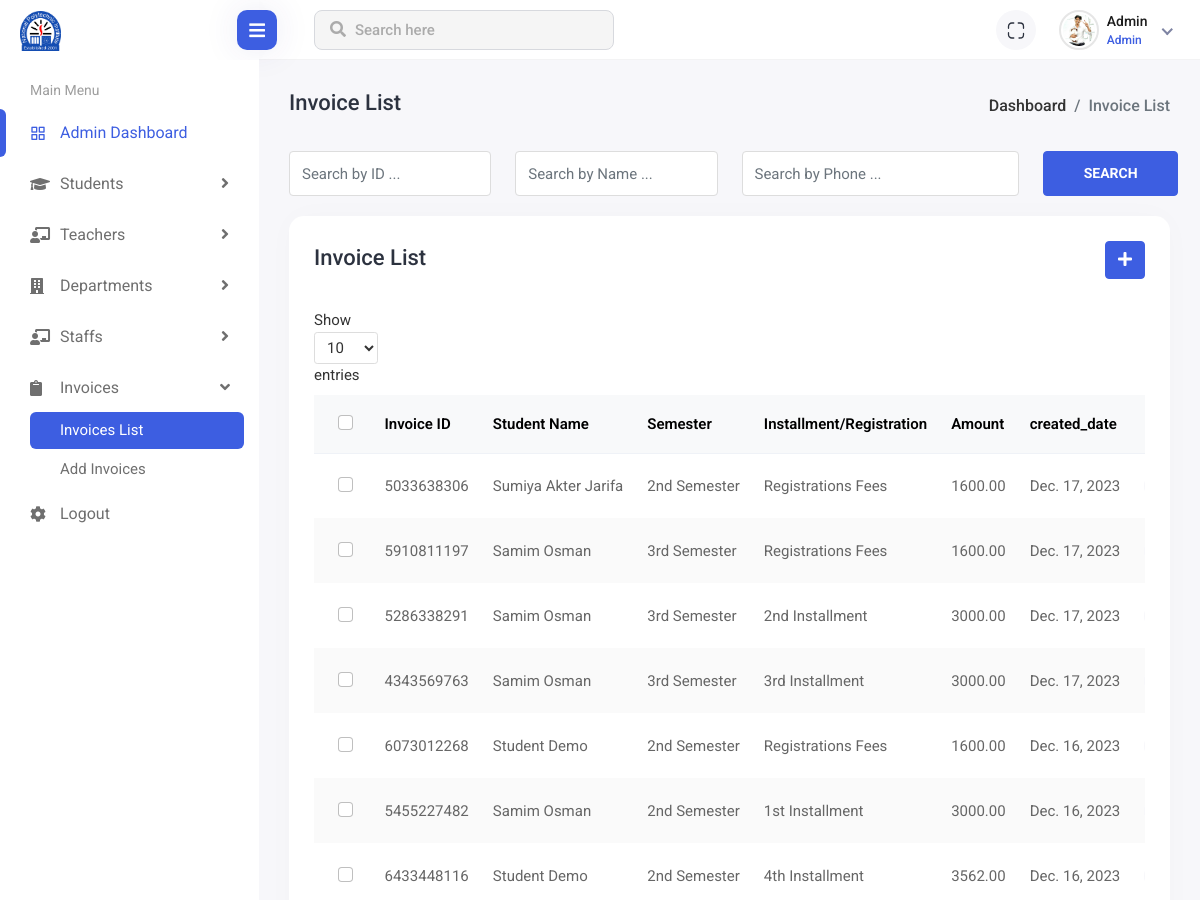
Page /student/invoice-list/ (signed in, upper part) on the earlier database version.
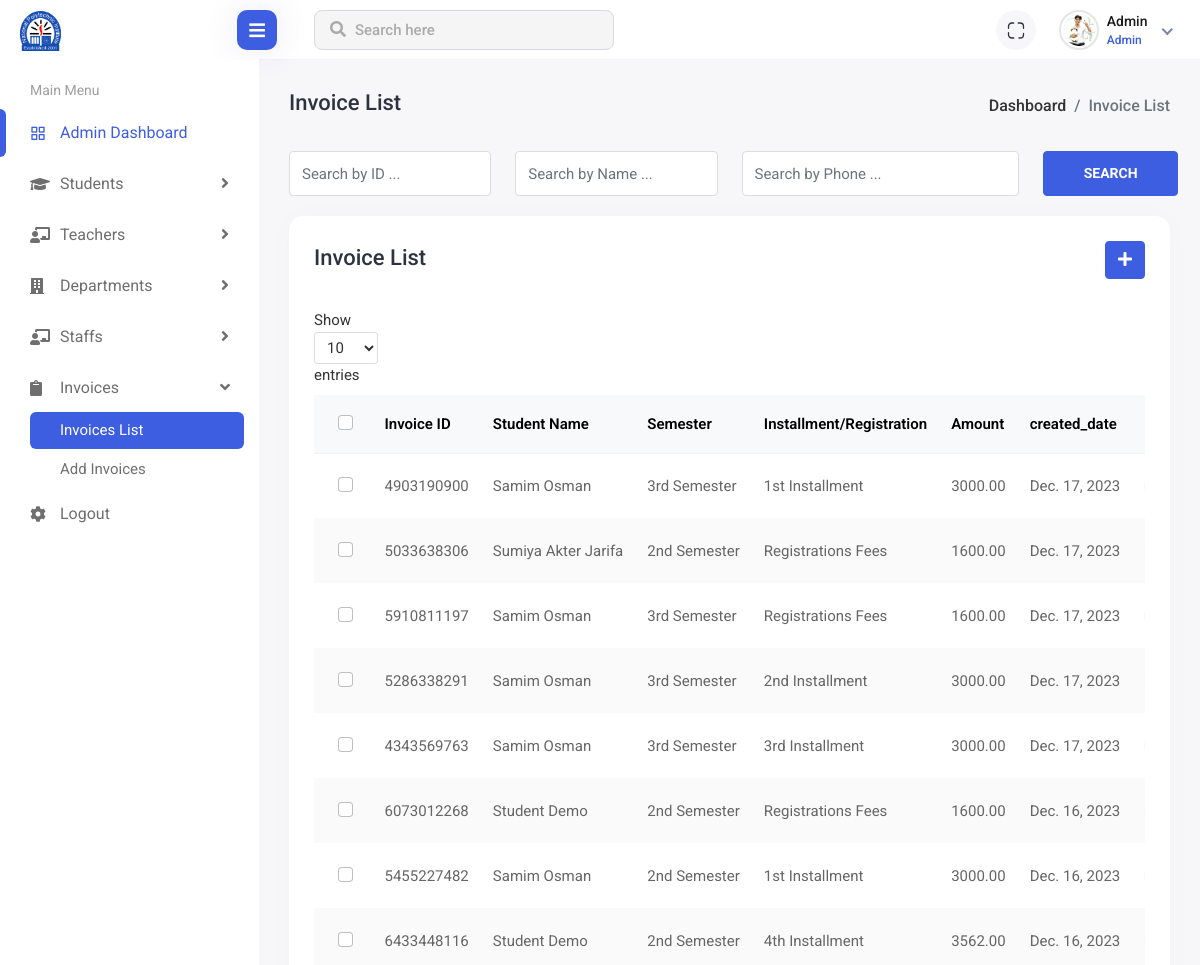
Same page on the later database version.
### student/models.py (models this page shows, shortened)
class Invoice(models.Model):
    student = models.ForeignKey(student, on_delete=models.DO_NOTHING)
    semester = models.ForeignKey(Semesters, on_delete=models.DO_NOTHING, blank=True, null=True)
    installment = models.ForeignKey(Installments, on_delete=models.DO_NOTHING, blank=True, null=True)
    registration_fees = models.ForeignKey(Registration_fees, on_delete=models.DO_NOTHING, blank=True, null=True)
    Invoice_id = models.CharField(max_length=10)
    amount = models.DecimalField(max_digits=10, decimal_places=2)
    created_date = models.DateField(auto_now_add=True)

class Semesters(models.Model):
    TITLE = (
        ('1st Semester', '1st Semester'),
        ('2nd Semester', '2nd Semester'),
        ('3rd Semester', '3rd Semester'),
        ('4th Semester', '4th Semester'),
        ('5th Semester', '5th Semester'),
        ('6th Semester', '6th Semester'),
        ('7th Semester', '7th Semester'),
        ('8th Semester', '8th Semester'),
        )
    Student = models.ForeignKey(student, on_delete=models.CASCADE, related_name="Students")
    title = models.CharField(choices=TITLE, max_length=50)
    start_date = models.DateField(auto_now_add=True)
    result = models.FloatField(max_length=5, blank=True, null=True)
    is_complete = models.BooleanField(default=False)
    def __str__(self) -> str:
        return self.title
    class Meta:
        ordering = ['title']

class Registration_fees(models.Model):
    PAYMENT_METHOD = (
        ('Cash', 'Cash'),
        ('Bkash', 'Bkash'),
        ('Others', 'Others'),
    )
    Student = models.ForeignKey(student, on_delete=models.DO_NOTHING, related_name='Student')
    semester = models.ForeignKey(Semesters, on_delete=models.DO_NOTHING, related_name='Registration_fees_semester')
    title = models.CharField(max_length=50, default="Registrations Fees")
    amount = models.DecimalField(decimal_places=2, max_digits=10)
    pay_date = models.DateField(blank=True, null=True)
    is_paid = models.BooleanField(default=False)
    payment_method = models.CharField(choices=PAYMENT_METHOD, max_length=15, blank=True, null=False)

class Installments(models.Model):
    TITLE = (
        ('1st Installment', '1st Installment'),
        ('2nd Installment', '2nd Installment'),
        ('3rd Installment', '3rd Installment'),
        ('4th Installment', '4th Installment'),
    )
    PAYMENT_METHOD = (
        ('Cash', 'Cash'),
        ('Bkash', 'Bkash'),
        ('Others', 'Others'),
    )
    semester = models.ForeignKey(Semesters, on_delete=models.CASCADE, related_name="Semester")
    title = models.CharField(choices=TITLE, max_length=50)
    amount = models.PositiveIntegerField(default=3750)
    discount = models.PositiveIntegerField(default=0)
    created_date = models.DateTimeField(auto_now_add=True)
    payment_method = models.CharField(choices=PAYMENT_METHOD, max_length=15, blank=True, null=False)
    is_paid = models.BooleanField(default=False)
    def __str__(self) -> str:
        return self.title
    class Meta:
        ordering = ['-created_date']

### account/models.py (models this page shows, shortened)
class User(AbstractBaseUser, PermissionsMixin):
    email = models.EmailField(max_length=50, blank=False, unique=True)
    username = models.CharField(max_length=40, validators=[UnicodeUsernameValidator], unique=True)
    is_active = models.BooleanField(default=True)
    is_staff = models.BooleanField(default=False)
    is_superuser = models.BooleanField(default=False)
    date_joined = models.DateTimeField(auto_now_add=True)
    objects = UserManager()
    is_student = models.BooleanField(default=False)
    is_teacher = models.BooleanField(default=False)
    is_adminstaff = models.BooleanField(default=False)
    USERNAME_FIELD = 'username'
    REQUIRED_FIELDS = ['email',]
    class Meta:
        ordering = ['-date_joined']

class student(User):
    GENDER = (
        ('Male', 'Male'),
        ('Female', 'Female'),
        ('Others', 'Others'),
    )
    RELIGION = (
        ('Islam', 'Islam'),
        ('Hindu', 'Hindu'),
        ('Chirstian', 'Chirstian'),
        ('Buddist', 'Buddist'),
        ('Others', 'Others'),
    )
    BLOOD_GROUP = (
        ('A+', 'A+'),
        ('A-', 'A-'),
        ('B+', 'B+'),
        ('B-', 'B-'),
        ('O+', 'O+'),
        ('O-', 'O-'),
        ('AB+', 'AB+'),
        ('AB-', 'AB-'),
    )
    first_name = models.CharField(max_length=20)
    last_name = models.CharField(max_length=20)
    address = models.TextField(blank=True)
    gender = models.CharField(choices=GENDER, max_length=10, blank=True, null=False)
    date_of_birth = models.DateField(blank=True, null=False)
    blood_group = models.CharField(choices=BLOOD_GROUP, max_length=5, blank=True, null=False)
    roll_no = models.PositiveIntegerField(blank=True)
    religion = models.CharField(choices=RELIGION, max_length=10, blank=True, null=False)
    phone_number = models.TextField()
    student_image = models.ImageField(upload_to='student/img/', blank=True, null=False)
    department = models.ForeignKey(Department, on_delete=models.CASCADE, related_name='student_deparment', blank=True, null=True)
    semester = models.CharField(max_length=40)
    tuition_fees_discount = models.IntegerField(blank=True, null=True)
    otp_token = models.CharField(max_length=6, blank=True, null=True)
    is_varified = models.BooleanField(default=False)

### student/views.py (the view)
# urls.py: path('invoice-list/', invoice_list, name='invoice_list'),
@login_required(login_url='login')
def invoice_list(request):
    invoices = Invoice.objects.all().order_by('-id')
    context = {'invoices': invoices}
    return render(request, 'fees/invoice_list.html', context)

### templates/fees/invoice_list.html (shortened to what the changed rows need)
{% extends '../base/base.html' %}
{% load static %}
{% block body_content %}
<div class="content container-fluid">
    <div class="row">
        <div class="col-sm-12">
            <div class="card card-table comman-shadow">
                <div class="card-body">
                    <div class="table-responsive">
                        <div id="DataTables_Table_0_wrapper" class="dataTables_wrapper dt-bootstrap4 no-footer">
                            <div class="row">
                                <div class="col-sm-12">
                                    <table
                                        class="table border-0 star-student table-hover table-center mb-0 datatable table-striped dataTable no-footer"
                                        id="DataTables_Table_0" role="grid" aria-describedby="DataTables_Table_0_info">
                                        <thead class="student-thread">
                                            <tr>
                                                <th>
                                                    <div class="form-check check-tables">
                                                        <input class="form-check-input" type="checkbox"
                                                            value="something">
                                                    </div>
                                                </th>
                                                <th>Invoice ID</th>
                                                <th>Student Name</th>
                                                <th>Semester</th>
                                                <th>Installment/Registration</th>
                                                <th>Amount</th>
                                                <th>created_date</th>
                                                <th class="text-end">Action</th>
                                            </tr>
                                        </thead>
                                        <tbody>
                                            {% for invoices in invoices %}
                                            <tr>
                                                <td>
                                                    <div class="form-check check-tables">
                                                        <input class="form-check-input" type="checkbox"
                                                            value="something">
                                                    </div>
                                                </td>
                                                <td>{{invoices.Invoice_id}}</td>
                                                <td>
                                                    {{invoices.student.first_name}} {{invoices.student.last_name}}
                                                </td>
                                                <td>{{invoices.semester}}</td>
                                                <td>
                                                    {% if invoices.installment %}
                                                    {{invoices.installment}}
                                                    {% endif %}
                                                    {% if invoices.registration_fees %}
                                                    {{invoices.registration_fees.title}}
                                                    {% endif %}
                                                </td>
                                                <td>{{invoices.amount}}</td>
                                                <td>{{invoices.created_date}}</td>
                                                <td class="text-end">
                                                </td>
                                            </tr>
                                            {% endfor %}
                                        </tbody>
                                    </table>
                                </div>
                            </div>
                        </div>
                    </div>
                </div>
            </div>
        </div>
    </div>
</div>
{% endblock body_content %}

Differences in the rows shown:
added Invoice: Invoice_id "4903190900", student.first_name "Samim", student.last_name "Osman", semester "3rd Semester", installment "1st Installment", amount "3000.00", created_date "Dec. 17, 2023"
